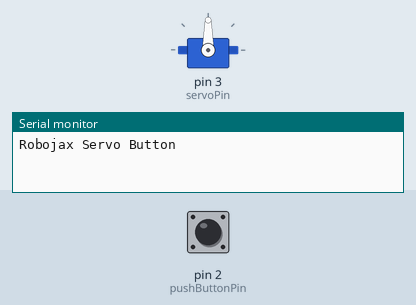
This sketch was run on a simulated Arduino Uno, built with avr-gcc and run on an emulated ATmega328P. Shown: servo, the last lines printed to the serial monitor. The test bench sets the inputs (shaded band); at power-on: pin 2 (pushButtonPin) HIGH. Random numbers use the default seed unless the sketch sets one.

Above: at 1.2 s.
1.3 s: pin 2 (pushButtonPin) pulled LOW for 3.2 s
At 5.2 s:
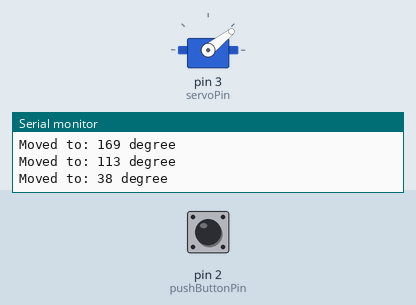
6.0 s: pin 2 (pushButtonPin) pulled LOW for 0.15 s
At 6.5 s:
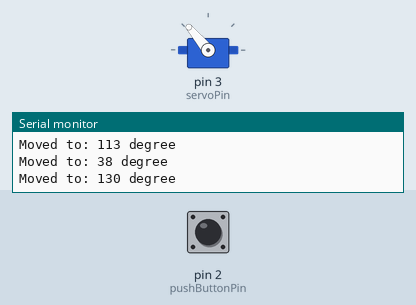
7.6 s: pin 2 (pushButtonPin) pulled LOW for 1 s
At 8.9 s:
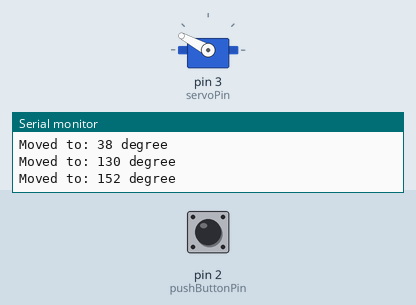
10.1 s: pin 2 (pushButtonPin) driven LOW
At 10.8 s:
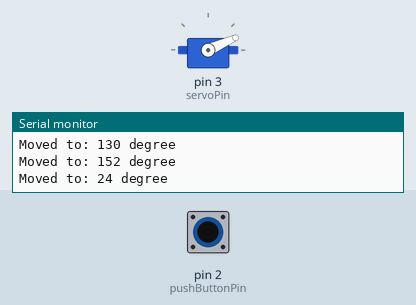
13.1 s: pin 2 (pushButtonPin) driven HIGH
14.6 s: pin 2 (pushButtonPin) driven LOW
At 15.4 s:
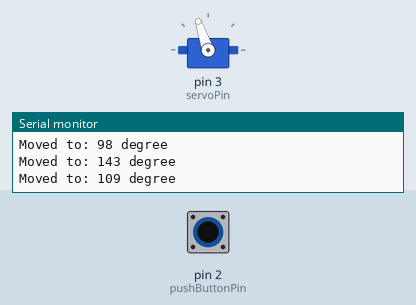
Timing chart, 0 to 62.1 s (numbered marks = the images above; inputs shaded):
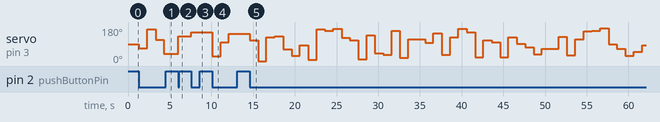

The sketch:

Wheel_trash_.ino
```cpp
#include <Servo.h>

Servo myservo;
#define servoPin 3
#define pushButtonPin 2

int angle =90;
int angleStep =10;
const int minAngle = 0;
const int maxAngle = 180;

const int type =1;

int buttonPushed =0;

void setup() {

   Serial.begin (9600);
   myservo.attach (servoPin);
   pinMode (pushButtonPin, INPUT_PULLUP);
    Serial.println("Robojax Servo Button ");
    myservo.write(angle);
}

void loop () {
  if(digitalRead(pushButtonPin) == LOW) {
    buttonPushed = 1;
  }
   if( buttonPushed) {

      buttonPushed =0;

      angle = random(180);
      myservo.write(angle);
      Serial.print("Moved to: ");
      Serial.print(angle);
      Serial.println(" degree");
      delay(1000);

  }

}
```

Measured:
- after the input at 1.3 s, servo on pin 3 (servoPin): 90° → 67° at once, → 169° 1.0 s later, → 113° 1.0 s later, → 38° 1.0 s later
- after the input at 6.0 s, servo on pin 3 (servoPin): 38° → 130° at once
- after the input at 7.6 s, servo on pin 3 (servoPin): 130° → 152° at once
- after the input at 10.1 s, servo on pin 3 (servoPin): 152° → 24° at once, → 98° 1.0 s later, → 143° 1.0 s later
- after the input at 13.1 s, every drawn part: stays the same
- after the input at 14.6 s, servo on pin 3 (servoPin): 143° → 109° at once, → 0° 1.0 s later, → 125° 1.0 s later, → 132° 1.0 s later, … (47 changes in this stretch)
